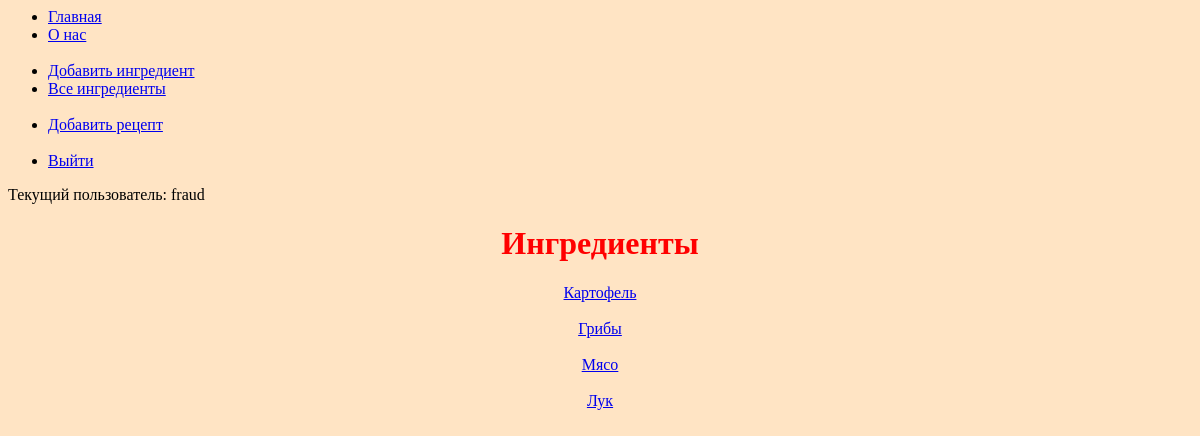
Page /all_ingredients/ (signed in) on the committed database.
### recipe_catalog/models.py (models this page shows, shortened)
class Ingredient(models.Model):
    name = models.CharField(max_length=255)

### recipe_catalog/views.py (the view)
# urls.py: path('all_ingredients/', all_ingredients, name='all_ingredients'),
def all_ingredients(request):
    ingredients_list = Ingredient.objects.all()
    template = 'recipe_catalog/all_ingredients.html'
    context = {
        'ingredients_list': ingredients_list
    }
    return render(request, template, context)

### templates/recipe_catalog/all_ingredients.html
{% extends "base.html" %}
{% block content %}
    <h1 class="content">Ингредиенты</h1>
    <div class="content">
        {% for ingredient in ingredients_list %}
            <a href="{% url 'recipe_catalog:ingredient_edit' ingredient.id %}">{{ingredient.name}}</a>
            <br><br>
        {% endfor %}
    </div>
{% endblock %}

### templates/base.html (shortened to what this page needs)
<html>
<head>
    {% load static %}
    <link rel="stylesheet" href="{% static 'css/style.css' %}">
</head>
<body>
  <div>
    {% block sidebar %}
    <ul>
      <li><a href="/">Главная</a></li>
      <li><a href="/about/">О нас</a></li>
      <br>
      <li><a href="/add_ingredient/">Добавить ингредиент</a></li>
      <li><a href="/all_ingredients/">Все ингредиенты</a></li>
      <br>
      <li><a href="/add_recipe/">Добавить рецепт</a></li>
      <br>
      {% if not user.is_authenticated %}
        <li><a href="http://127.0.0.1:8000/auth/login/">Войти</a></li>
      {% else %}
        <li><a href="http://127.0.0.1:8000/auth/logout/">Выйти</a></li>
      {% endif %}
    </ul>
    <p>Текущий пользователь: {{request.user}}</p>
    {% endblock %}
  </div>
  <main>
    <div>
      {% block content %}{% endblock %}
    </div>
  </main>
</body>
</html>

### static/css/style.css (style rules this page uses)
h1 { color: red; }
body { background-color:bisque; }
.content { text-align: center; }

### rows in the picture
Ingredient: name "Картофель"
Ingredient: name "Грибы"
Ingredient: name "Мясо"
Ingredient: name "Лук"

### other values in the picture
{{ request.user }} "fraud"
